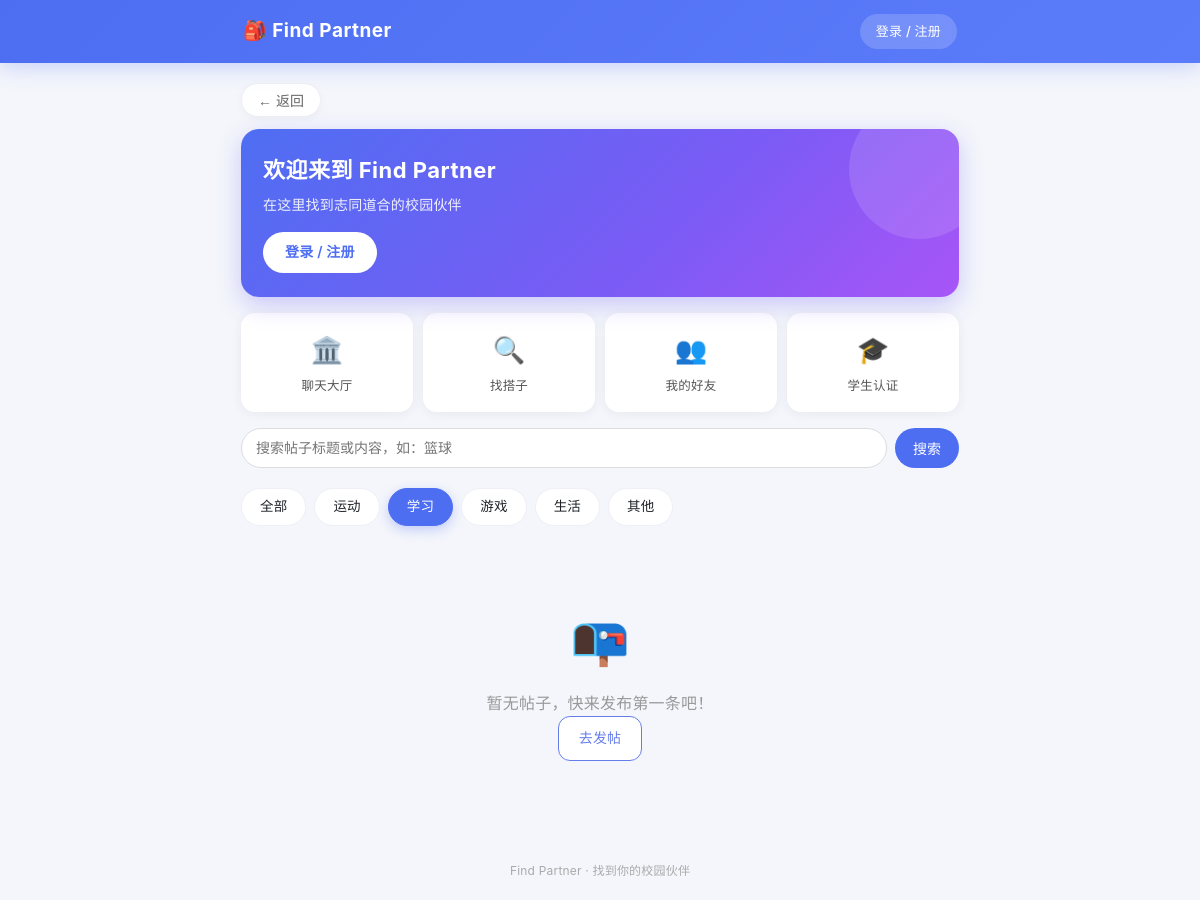
/?category=学习, run on an earlier commit of the app's database.
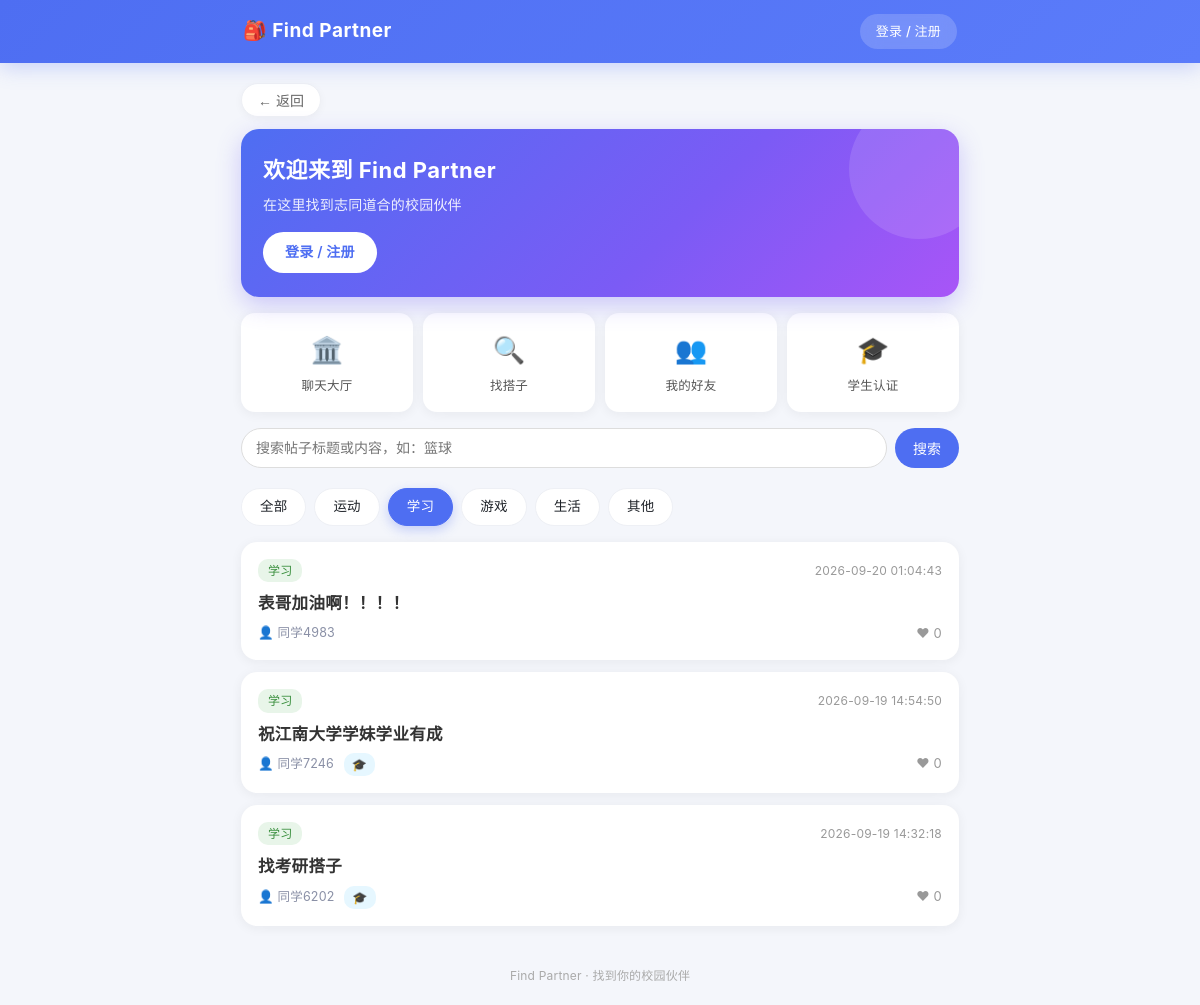
And on a later commit of the database.
### tables this page shows
CREATE TABLE posts (
            id INTEGER PRIMARY KEY AUTOINCREMENT,
            user_id INTEGER NOT NULL,
            title TEXT NOT NULL,
            category TEXT NOT NULL,
            content TEXT NOT NULL,
            contact TEXT NOT NULL,
            create_time DATETIME DEFAULT CURRENT_TIMESTAMP,
            status TINYINT DEFAULT 1,
            FOREIGN KEY (user_id) REFERENCES users(id)
        );

CREATE TABLE users (
            id INTEGER PRIMARY KEY AUTOINCREMENT,
            phone TEXT UNIQUE NOT NULL,
            password_hash TEXT NOT NULL,
            nickname TEXT,
            create_time DATETIME DEFAULT CURRENT_TIMESTAMP
        , credit INTEGER DEFAULT 100, age INTEGER, gender TEXT, interests TEXT, bio TEXT, avatar TEXT, contact_public INTEGER DEFAULT 1, level INTEGER DEFAULT 1, exp INTEGER DEFAULT 0, student_verified INTEGER DEFAULT 0, school TEXT, student_id TEXT, real_name TEXT, last_active DATETIME, show_online INTEGER DEFAULT 1, show_school INTEGER DEFAULT 1);

### app.py (the view)
@app.route('/')
def index():
    category = request.args.get('category', '')
    q = request.args.get('q', '').strip()
    conn = get_conn()
    c = conn.cursor()
    sql = '''
        SELECT p.id, p.title, p.category, p.create_time,
               u.nickname, u.age, u.credit, u.avatar, u.student_verified,
               (SELECT COUNT(*) FROM likes l WHERE l.post_id = p.id) AS like_count
        FROM posts p JOIN users u ON p.user_id = u.id
        WHERE p.status = 1
    '''
    params = []
    if category and category != '全部':
        sql += ' AND p.category = ?'
        params.append(category)
    if q:
        sql += ' AND (p.title LIKE ? OR p.content LIKE ? OR p.category LIKE ?)'
        params += ['%' + q + '%', '%' + q + '%', '%' + q + '%']
    if 'user_id' in session:
        blocked = [r['blocked_id'] for r in c.execute(
            'SELECT blocked_id FROM blacklist WHERE user_id = ?', (session['user_id'],))]
        if blocked:
            sql += ' AND p.user_id NOT IN (%s)' % ','.join('?' * len(blocked))
            params += blocked
    sql += ' ORDER BY p.create_time DESC'
    posts = c.execute(sql, params).fetchall()
    conn.close()
    return render_template('index.html', posts=posts,
                           categories=['全部'] + CATEGORIES,
                           current_cat=category or '全部', q=q)

### app.py (called while the page is built, shortened)
def get_conn():
    conn = sqlite3.connect(DB_PATH)
    conn.row_factory = sqlite3.Row
    return conn

@app.before_request
def update_last_active():
    if 'user_id' in session:
        try:
            conn = get_conn()
            conn.execute('UPDATE users SET last_active = CURRENT_TIMESTAMP WHERE id = ?',
                         (session['user_id'],))
            conn.commit()
            conn.close()
        except Exception:
            pass

@app.context_processor
def inject_global_vars():
    chat_unread = 0
    return {
        'logged_in': 'user_id' in session,
        'nickname': session.get('nickname', ''),
        'avatar': session.get('avatar', ''),
        'chat_unread': chat_unread,
    }

### templates/index.html (shortened to what this page needs)
{% extends "base.html" %}
{% block content %}
<div class="hero-banner">
    <div class="hero-text">
        <h1 class="hero-title">{% if logged_in %}你好，{{ nickname }} 👋{% else %}欢迎来到 Find Partner{% endif %}</h1>
        <p class="hero-sub">在这里找到志同道合的校园伙伴</p>
    </div>
    {% if logged_in %}
    <div class="hero-actions">
        <a href="/publish" class="hero-btn">＋ 发帖</a>
        <a href="/lobby" class="hero-btn ghost">🏛️ 大厅</a>
    </div>
    {% else %}
    <div class="hero-actions">
        <a href="/login" class="hero-btn">登录 / 注册</a>
    </div>
    {% endif %}
</div>
<div class="quick-grid">
    <a href="/lobby" class="quick-card">
        <div class="quick-icon">🏛️</div>
        <div class="quick-name">聊天大厅</div>
    </a>
    <a href="/users" class="quick-card">
        <div class="quick-icon">🔍</div>
        <div class="quick-name">找搭子</div>
    </a>
    <a href="/friends" class="quick-card">
        <div class="quick-icon">👥</div>
        <div class="quick-name">我的好友</div>
    </a>
    <a href="/verify" class="quick-card">
        <div class="quick-icon">🎓</div>
        <div class="quick-name">学生认证</div>
    </a>
</div>
<form class="search-bar" method="GET" action="/">
    <input type="text" name="q" value="{{ q }}" placeholder="搜索帖子标题或内容，如：篮球">
    <button type="submit" class="search-btn">搜索</button>
</form>
<div class="category-bar">
    {% for cat in categories %}
    <a href="/?category={{ cat }}{% if q %}&q={{ q }}{% endif %}"
       class="category-tag {{ 'active' if current_cat == cat else '' }}">
        {{ cat }}
    </a>
    {% endfor %}
</div>
<div class="post-list">
    {% if posts %}
        {% for post in posts %}
        <a href="/post/{{ post.id }}" class="post-card">
            <div class="post-header">
                <span class="post-category cat-{{ post.category }}">{{ post.category }}</span>
                <span class="post-time">{{ post.create_time }}</span>
            </div>
            <h3 class="post-title">{{ post.title }}</h3>
            <div class="post-author">
                {% if post.avatar %}<img src="{{ post.avatar }}" class="mini-avatar" alt="头像">{% else %}👤{% endif %}
                {{ post.nickname }}
                {% if post.student_verified %}<span class="verified-tag">🎓</span>{% endif %}
                <span class="post-like">❤ {{ post.like_count }}</span>
            </div>
        </a>
        {% endfor %}
    {% else %}
        <div class="empty-state">
            <div class="empty-icon">📭</div>
            {% if q %}<p>没有找到和"{{ q }}"相关的帖子</p>{% else %}<p>暂无帖子，快来发布第一条吧！</p>{% endif %}
            <a href="/publish" class="btn-secondary">去发帖</a>
        </div>
    {% endif %}
</div>
{% endblock %}

What changed in the data, as far as the page shows it:
added posts: category "学习", create_time "2026-09-20 01:04:43", title "表哥加油啊！！！！", nickname "同学4983", like_count "0"
added posts: category "学习", create_time "2026-09-19 14:54:50", title "祝江南大学学妹学业有成", nickname "同学7246", like_count "0"
added posts: category "学习", create_time "2026-09-19 14:32:18", title "找考研搭子", nickname "同学6202", like_count "0"
Also different on the page:
text no longer shown: "📭 暂无帖子，快来发布第一条吧！ 去发帖"
